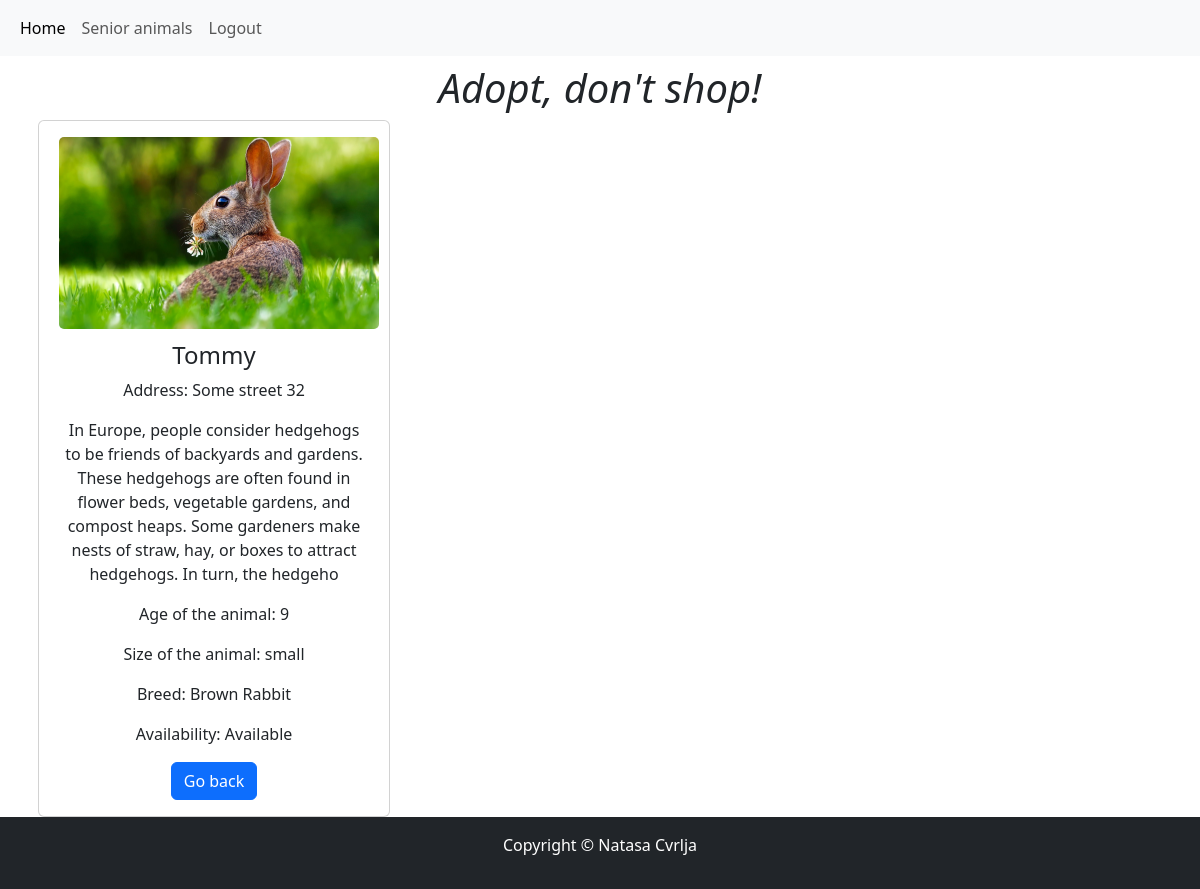
The app's page /details.php?id=3 with its own data.
### tables this page shows
CREATE TABLE `animals` (
  `id` int(11) NOT NULL,
  `name` varchar(50) NOT NULL,
  `image` varchar(100) NOT NULL,
  `address` varchar(100) NOT NULL,
  `description` varchar(255) NOT NULL,
  `age` int(11) NOT NULL,
  `size` varchar(50) NOT NULL,
  `breed` varchar(80) NOT NULL,
  `availability` varchar(30) NOT NULL DEFAULT 'Available'
);

### details.php (the view, shortened to what this page needs)
<?php
    require_once "db_connect.php";
    $id = $_GET['id'];
    $sql = "SELECT * FROM animals WHERE id = {$id}";
    $result = mysqli_query($connect, $sql);
    $row = mysqli_fetch_assoc($result);
    $body = "";
    $body .= "<div class='card' style='width: 22rem; text-align: center;'>
    <div class='card-body'>
    <div>
      <img class='card-img object-fit-cover' style='width: 20rem; height: 12rem;' src='images/{$row['image']}'>
      <h4 class='card-title' style='margin-top:4%'>{$row["name"]}</h4>
      <p class='card-text'>Address: {$row["address"]}</p>
      <p class='card-text'>{$row["description"]}</p>
      <p class='card-text'>Age of the animal: {$row["age"]}</p>
      <p class='card-text'>Size of the animal: {$row["size"]}</p>
      <p class='card-text'>Breed: {$row["breed"]}</p>
      <p class='card-text'>Availability: {$row["availability"]}</p>
      <a href='home.php' class='btn btn-primary'>Go back</a>
      </div>
    </div>
  </div>"
?>
<!DOCTYPE html>
<html lang="en">
<head>
    <link href="https://cdn.jsdelivr.net/npm/bootstrap@5.3.1/dist/css/bootstrap.min.css" rel="stylesheet">
</head>
<body>
<nav class="navbar navbar-expand-lg bg-body-tertiary" >
        <div class="container-fluid">
            <ul class="navbar-nav me-auto mb-2 mb-lg-0" >
                <li class="nav-item">
                    <a class="nav-link active" aria-current="page" href="home.php" >Home</a>
                </li>
                <li class="nav-item">
          <a class="nav-link" href="senior.php">Senior animals</a>
        </li>
                <li class="nav-item">
                    <a class="nav-link" href="logout.php?logout">Logout</a >
                </li>
            </ul>
        </div>
    </nav>
<div class="container my-2 text-center">
    <h1><i>Adopt, don't shop!</i></h1>
</div>
<div class="container">
    <div class="row row-cols-lg-4 row-cols-md-3 row-cols-sm-2 row-cols-xs-1 g-2">
        <?= $body ?>
    </div>
</div>
<footer>
        <div stlye="height: 20px; width: 100%;" class="text-center py-3 bg-dark ">
            <p style="color: white;">Copyright © Natasa Cvrlja</p>
        </div>
    </footer>
</body>
</html>

### records on screen
animals: image (picture), name "Tommy", address "Some street 32", description "In Europe, people consider hedgehogs to be friends of backyards and gardens. These hedgehogs are often found in flower beds, vegetable gardens, and compost heaps. Some gardeners make nests of straw, hay, or boxes to attract hedgehogs. In turn, the hedgeho", age "9", size "small", breed "Brown Rabbit", availability "Available"
